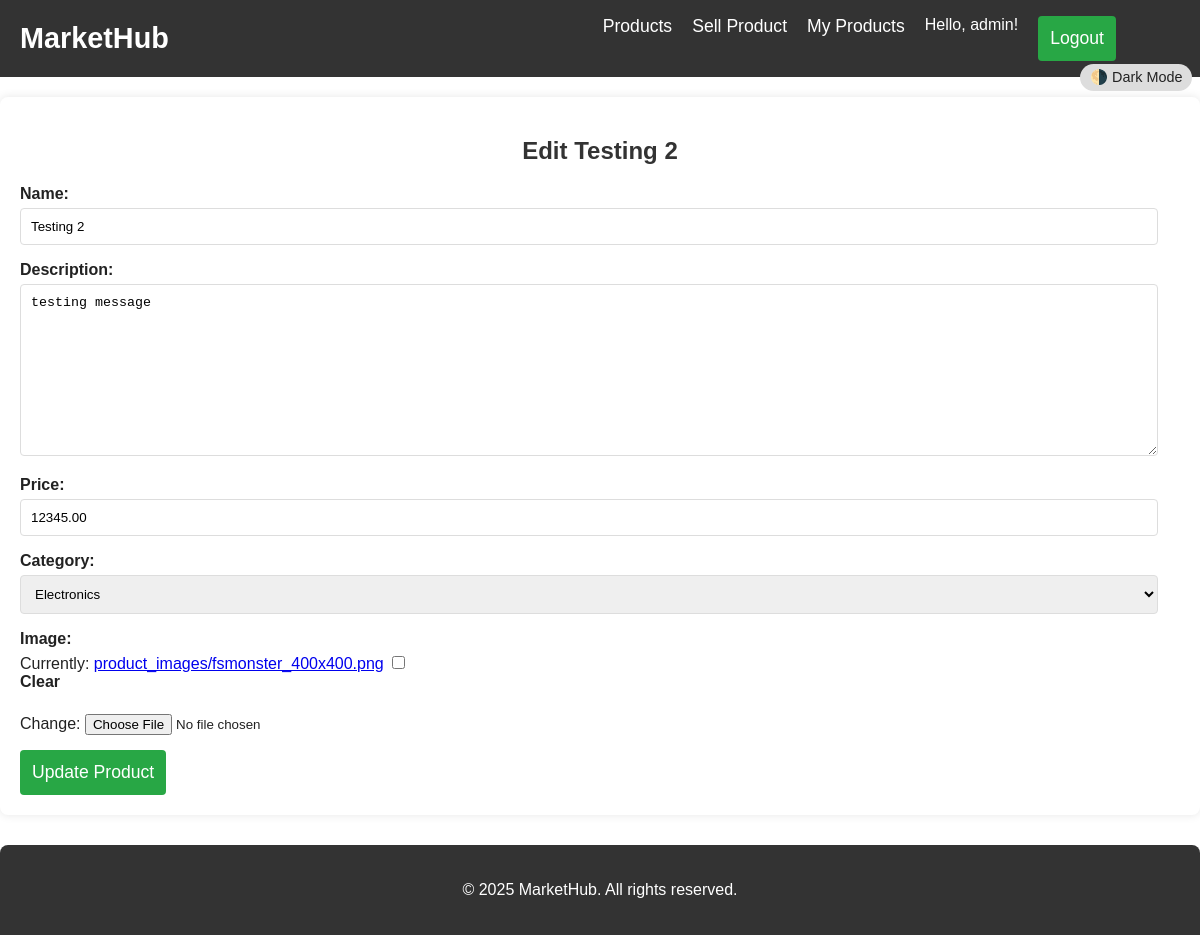
The page /products/9/edit/ (signed in) on the database its author committed.
### products/models.py (models this page shows, shortened)
class Product(models.Model):
    name = models.CharField(max_length=200)
    description = models.TextField()
    price = models.DecimalField(max_digits=10, decimal_places=2)
    category = models.ForeignKey(Category, on_delete=models.SET_NULL, null=True, related_name='products')
    seller = models.ForeignKey(User, on_delete=models.CASCADE, related_name='products')
    image = models.ImageField(upload_to='product_images/', blank=True, null=True)
    created_at = models.DateTimeField(auto_now_add=True)
    updated_at = models.DateTimeField(auto_now=True)
    is_active = models.BooleanField(default=True) # Will be useful later
    class Meta:
        ordering = ['-created_at']

class Category(models.Model):
    name = models.CharField(max_length=100, unique=True)
    description = models.TextField(blank=True)
    def __str__(self):
            return self.name

### products/views.py (the view)
# urls.py: path('<int:pk>/edit/', views.product_update, name='product_update'),
@login_required
def product_update(request, pk):
    product = get_object_or_404(Product, pk=pk, is_active=True)
    if product.seller.pk != request.user.pk:
        messages.error(request, "You are not authorized to edit this product.")
        return redirect('product_detail', pk=product.pk)
    if request.method == 'POST':
        form = ProductForm(request.POST, request.FILES, instance=product)
        if form.is_valid():
            form.save()
            messages.success(request, f'Product "{product.name}" updated successfully!')
            return redirect('product_detail', pk=product.pk)
    else:
        form = ProductForm(instance=product)
    context = {
        'form': form,
        'product': product,
        'title': f'Edit {product.name}'
    }
    return render(request, 'products/product_form.html', context)

### products/forms.py (shortened to what this page needs)
class ProductForm(forms.ModelForm):
    class Meta:
        model = Product
        fields = ['name', 'description', 'price', 'category', 'image']
    def __init__(self, *args, **kwargs):
        super().__init__(*args, **kwargs)
        self.fields['category'].queryset = Category.objects.all()
        self.fields['name'].widget.attrs.update({'placeholder': 'Enter product name'})
        self.fields['description'].widget.attrs.update({'placeholder': 'Provide a detailed description'})
        self.fields['price'].widget.attrs.update({'placeholder': 'e.g., 99.99'})
        self.fields['name'].required = True
        self.fields['description'].required = True
        self.fields['price'].required = True
        self.fields['category'].required = True

### templates/products/product_form.html (shortened to what this page needs)
{% extends 'base.html' %}
{% block content %}
    <h2>{{ title }}</h2>
    <form method="post" enctype="multipart/form-data">
        {{ form.as_p }}
        <button type="submit" class="btn">
            {% if product %}
                Update Product
            {% else %}
                List Product
            {% endif %}
        </button>
    </form>
{% endblock %}

### templates/base.html (shortened to what this page needs)
{% load static %}
<!DOCTYPE html>
<html lang="en">
<head>
  <link rel="stylesheet" href="{% static 'css/style.css' %}" />
</head>
<body>
  <div class="theme-switch">
    <label for="theme-toggle">🌗 Dark Mode</label>
  </div>
  <header>
    <nav>
      <div class="logo">
        <a href="{% url 'home' %}">MarketHub</a>
      </div>
      <ul class="nav-links">
        <li><a href="{% url 'product_list' %}">Products</a></li>
        {% if user.is_authenticated %}
          <li><a href="{% url 'product_create' %}">Sell Product</a></li>
          <li><a href="{% url 'my_products' %}">My Products</a></li>
          <li class="username">Hello, {{ user.username }}!</li>
          <li>
              <form class="logout-form" action="{% url 'logout' %}" method="post">
                  <button type="submit">Logout</button>
              </form>
          </li>
        {% else %}
          <li><a href="{% url 'login' %}">Login</a></li>
          <li><a href="{% url 'register' %}">Register</a></li>
        {% endif %}
      </ul>
    </nav>
  </header>
  <main>
    {% block content %}{% endblock %}
  </main>
  <footer>
    <p>&copy; 2025 MarketHub. All rights reserved.</p>
  </footer>
</body>
</html>

### static/css/style.css (style rules this page uses)
body { font-family: Arial, sans-serif; margin: 0; padding: 0; background-color: #f4f4f4; color: #333; }
header { background-color: #333; color: #fff; padding: 1rem 0; text-align: center; }
nav { display: flex; justify-content: space-between; align-items: center; max-width: 1200px; margin: 0 auto; padding: 0 20px; }
.logo a { color: #fff; text-decoration: none; font-size: 1.8rem; font-weight: bold; }
.nav-links { list-style: none; margin: 0; padding: 0; display: flex; gap: 20px; }
.nav-links li a { color: #fff; text-decoration: none; font-size: 1.1rem; }
main { max-width: 1200px; margin: 20px auto; padding: 20px; background-color: #fff; box-shadow: 0 0 10px rgba(0, 0, 0, 0.1); border-radius: 8px; }
h1, h2 { color: #333; text-align: center; margin-bottom: 20px; }
.btn { display: inline-block; background-color: #007bff; color: #fff; padding: 10px 20px; text-decoration: none; border-radius: 5px; transition: background-color 0.3s ease; text-align: center; cursor: pointer; border: none; }
form p { margin-bottom: 15px; }
form label { display: block; margin-bottom: 5px; font-weight: bold; }
form input[type="text"], form input[type="email"], form input[type="password"], form input[type="number"], form textarea, form select { width: calc(100% - 22px); padding: 10px; border: 1px solid #ddd; border-radius: 4px; box-sizing: border-box; }
form button[type="submit"] { padding: 12px; background-color: #28a745; color: #fff; border: none; border-radius: 4px; cursor: pointer; font-size: 1.1rem; transition: background-color 0.3s ease; }
footer { text-align: center; padding: 20px; margin-top: 30px; background-color: #333; color: #fff; border-top-left-radius: 8px; border-top-right-radius: 8px; }

### templates/base.html (style rules this page uses)
:root { --bg-light: #ffffff; --text-light: #222222; --bg-dark: #121212; --text-dark: #f1f1f1; }
body { background-color: var(--bg-light); color: var(--text-light); transition: background-color 0.3s, color 0.3s; }
.theme-switch { position: fixed; top: 4rem; right: 0.5rem; z-index: 999; font-family: sans-serif; font-size: 0.9rem; }
.theme-switch label { display: flex; align-items: center; cursor: pointer; background: #ddd; padding: 0.3rem 0.6rem; border-radius: 1rem; }
.nav-links li:last-child { margin-right: 4rem; }
.logout-form { display: inline; margin: 0; padding: 0; }
.logout-form button { background: none; border: none; color: #fff; text-decoration: none; font-size: 1.1rem; padding: 8px 12px; border-radius: 5px; transition: background-color 0.3s ease; cursor: pointer; }

### rows shown on the page
Product: name "Testing 2", description "testing message", price "12345.00", category "Electronics"

### other values the page prints
{{ user.username }} "admin"
{{ title }} "Edit Testing 2"
